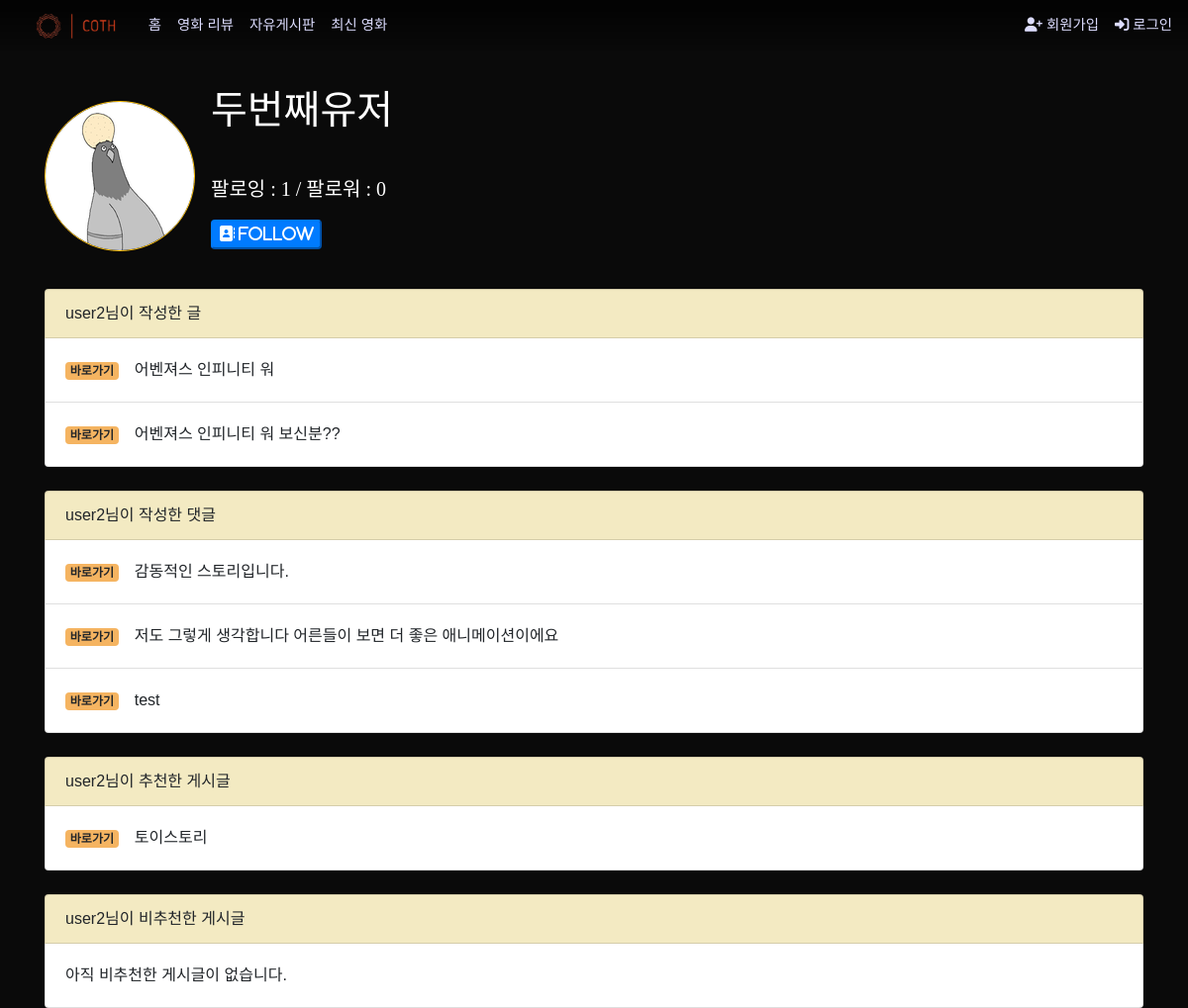
The page /accounts/3/ on the database its author committed.
### accounts/models.py (models this page shows)
class User(AbstractUser):
    followers = models.ManyToManyField('self', symmetrical=False, related_name='followings')
    image = ProcessedImageField(verbose_name="프로필 이미지",
                                blank=True,
                                processors=[Thumbnail(150, 150)],
                                format='png',
                                options={'quality': 100},
                                upload_to='%Y/%m/%d')
    selfpr = models.CharField(verbose_name="자기소개", max_length=100, blank=True, null=True)
    nickname = models.CharField(max_length=20)
    dibs_movies = models.ManyToManyField(Movie, related_name='dibs_users', blank=True)
    class Prefer(models.IntegerChoices):
        액션 = 28
        모험 = 12
        애니메이션 = 16
        코미디 = 35
        범죄 = 80
        다큐멘터리 = 99
        드라마 = 18
        가족 = 10751
        판타지 = 14
        역사 = 36
        공포 = 27
        음악 = 10402
        미스터리 = 9648
        로맨스 = 10749
        SF = 878
        TV영화 = 10770
        스릴러 = 53
        전쟁 = 10752
        서부 = 37
    genre_prefer1 = models.IntegerField(verbose_name="선호장르1 *", choices=Prefer.choices, null=True)
    genre_prefer2 = models.IntegerField(verbose_name="선호장르2 *", choices=Prefer.choices, null=True)
    genre_prefer3 = models.IntegerField(verbose_name="선호장르3 *", choices=Prefer.choices, null=True)

### articles/models.py (models this page shows, shortened)
class ReviewArticle(models.Model):
    user = models.ForeignKey(settings.AUTH_USER_MODEL, on_delete=models.CASCADE)
    like = models.ManyToManyField(settings.AUTH_USER_MODEL, related_name='like_review')
    likecount = models.IntegerField(default=0)
    unlike = models.ManyToManyField(settings.AUTH_USER_MODEL, related_name='unlike_review')
    unlikecount = models.IntegerField(default=0)
    title = models.CharField(max_length=50)
    content = models.TextField()
    created_at = models.DateTimeField(auto_now_add=True)
    updated_at = models.DateTimeField(auto_now=True)
    image = models.ImageField(blank=True, upload_to='%Y/%m/%d')
    hits = models.PositiveIntegerField(default=0)
    class Rank(models.IntegerChoices):
        BEST = 5
        GOOD = 4
        NORMAL = 3
        BAD = 2
        WORST = 1
    rank = models.IntegerField(choices=Rank.choices)

class TalkArticle(models.Model):
    user = models.ForeignKey(settings.AUTH_USER_MODEL, on_delete=models.CASCADE)
    title = models.CharField(max_length=50)
    content = models.TextField()
    created_at = models.DateTimeField(auto_now_add=True)
    updated_at = models.DateTimeField(auto_now=True)
    image = models.ImageField(blank=True, upload_to='%Y/%m/%d')
    hits = models.PositiveIntegerField(default=0)

class ReviewComment(models.Model):
    user = models.ForeignKey(settings.AUTH_USER_MODEL, on_delete=models.CASCADE)
    review_article = models.ForeignKey(ReviewArticle, on_delete=models.CASCADE)
    content = models.CharField(max_length=100)
    created_at = models.DateTimeField(auto_now_add=True)
    updated_at = models.DateTimeField(auto_now=True)

class TalkComment(models.Model):
    user = models.ForeignKey(settings.AUTH_USER_MODEL, on_delete=models.CASCADE)
    talk_article = models.ForeignKey(TalkArticle, on_delete=models.CASCADE)
    content = models.CharField(max_length=100)
    created_at = models.DateTimeField(auto_now_add=True)
    updated_at = models.DateTimeField(auto_now=True)

### accounts/views.py (the view)
# urls.py: path('<int:user_pk>/', views.profile, name='profile'),
@require_GET
def profile(request, user_pk):
    person = get_object_or_404(get_user_model(), pk=user_pk)
    context = {
        'person': person,
    }
    return render(request, 'accounts/profile.html', context)

### accounts/templates/accounts/profile.html
{% extends 'base.html' %}
{% load static %}
{% block content %}
  <div class="media mt-5 ns">
    {% if person.image %}
      <img src="{{ person.image.url }}" alt="{{ person.image }}" class="align-self-center mr-3 rounded-circle border border-warning mt-4">
    {% else %}
      <img width=150px height=150px src="{% static 'accounts/profile.png' %}" class="align-self-center mr-3 rounded-circle border border-warning mt-4" alt="profile">
    {% endif %}
    <div class="media-body">
      <h1 class="mt-4 text-white np">{{ person.nickname }}</h1>
      {% if person.selfpr  %}
        <p class="mb-0 text-white ns">{{ person.selfpr }}</p>
      {% else %}
        <p class="p-2"></p>
      {% endif %}
      <p>{% include 'accounts/_follow.html' %}</p>
    </div>
  </div>
  <br>
  <ul class="list-group ns">
    <li class="list-group-item" style="background-color:#f3eac2;">{{ person.username }}님이 작성한 글</li>
    {% if person.reviewarticle_set.all or person.talkarticle_set.all %}
      {% for review in person.reviewarticle_set.all %}
        <li class="list-group-item"><p class="my-2"><a href="{% url 'articles:review_detail' review.pk %}" class="badge text-body" style="background-color:#f5b461;">바로가기</a>&ensp;&ensp;{{ review.title }}</p></li>
      {% endfor %}
      {% for talk in person.talkarticle_set.all %}
        <li class="list-group-item"><p class="my-2"><a href="{% url 'articles:talk_detail' talk.pk %}" class="badge text-body" style="background-color:#f5b461;">바로가기</a>&ensp;&ensp;{{ talk.title }}</p></li>
      {% endfor %}
    {% else %}
      <li class="list-group-item"><p class="my-2">아직 작성한 글이 없습니다.</p></li>
    {% endif %}
  </ul>
  <br>
  <ul class="list-group ns">
    <li class="list-group-item" style="background-color:#f3eac2;">{{ person.username }}님이 작성한 댓글</li>
    {% if person.reviewcomment_set.all or person.talkcomment_set.all %}
      {% for review_comment in person.reviewcomment_set.all %}
        <li class="list-group-item"><p class="my-2"><a href="{% url 'articles:review_detail' review_comment.review_article.pk %}" class="badge text-body" style="background-color:#f5b461;">바로가기</a>&ensp;&ensp;{{ review_comment.content }}</p></li>
      {% endfor %}
      {% for talk_comment in person.talkcomment_set.all %}
        <li class="list-group-item"><p class="my-2"><a href="{% url 'articles:talk_detail' talk_comment.talk_article.pk %}" class="badge text-body" style="background-color:#f5b461;">바로가기</a>&ensp;&ensp;{{ talk_comment.content }}</p></li>
      {% endfor %}
    {% else %}
      <li class="list-group-item"><p class="my-2">아직 작성한 댓글이 없습니다.</p></li>
    {% endif %}
  </ul>
  <br>
  <ul class="list-group ns">
    <li class="list-group-item" style="background-color:#f3eac2;">{{ person.username }}님이 추천한 게시글</li>
    {% if person.like_review.all %}
      {% for review in person.like_review.all %}
        <li class="list-group-item"><p class="my-2"><a href="{% url 'articles:review_detail' review.pk %}" class="badge text-body" style="background-color:#f5b461;">바로가기</a>&ensp;&ensp;{{ review.title }}</p></li>
      {% endfor %}
    {% else %}
      <li class="list-group-item"><p class="my-2">아직 추천한 게시글이 없습니다.</p></li>
    {% endif %}
  </ul>
  <br>
  <ul class="list-group ns mb-5">
    <li class="list-group-item" style="background-color:#f3eac2;">{{ person.username }}님이 비추천한 게시글</li>
    {% if person.unlike_review.all %}
      {% for review in person.unlike_review.all %}
        <li class="list-group-item"><p class="my-2"><a href="{% url 'articles:review_detail' review.pk %}" class="badge text-body" style="background-color:#f5b461;">바로가기</a>&ensp;&ensp;{{ review.title }}</p></li>
      {% endfor %}
    {% else %}
      <li class="list-group-item"><p class="my-2">아직 비추천한 게시글이 없습니다.</p></li>
    {% endif %}
  </ul>
{% endblock %}

### mainstatic/src/stylesheets/init.css (style rules this page uses)
html, body { margin: 0; padding: 0; width: 100%; height: 100%; background-color: rgb(10,10,10); font-size: 16px; }
html { box-sizing: border-box; font-family: sans-serif; }
*, *:after, *:before { box-sizing: inherit; }
li, ul { margin: 0; padding: 0; border: 0; font-size: 100%; font: inherit; vertical-align: baseline; }
ul { list-style: none; }

### moviesite/templates/base.html (style rules this page uses)
.np { font-family: 'Nanum Pen Script', cursive; }
.ns { font-family: 'Noto Sans KR', sans-serif; }

### rows shown on the page
User: image (picture), nickname "두번째유저", username "user2"
ReviewArticle: title "어벤져스 인피니티 워"
TalkArticle: title "어벤져스 인피니티 워 보신분??"
ReviewComment: content "감동적인 스토리입니다."
TalkComment: content "저도 그렇게 생각합니다 어른들이 보면 더 좋은 애니메이션이에요"
TalkComment: content "test"
ReviewArticle: title "토이스토리"

### other values the page prints
{{ followings|length }} "1"
{{ followers|length }} "0"
